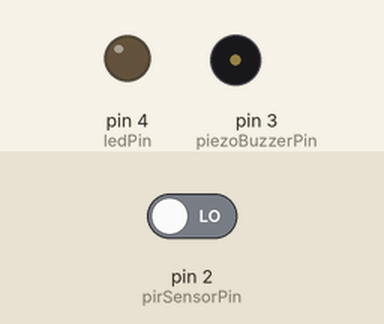
Bench run of a sketch on a simulated Arduino Uno, built with avr-gcc and run on an emulated ATmega328P. Shown: output pins drawn as LEDs (lit = HIGH), buzzer (waves = sounding). Dashed ring = blinking. Inputs (shaded band) come from the test bench; at power-on: pin 2 (pirSensorPin) LOW.

Above: at 6.2 s.
6.3 s: pin 2 (pirSensorPin) driven HIGH
At 6.55 s:
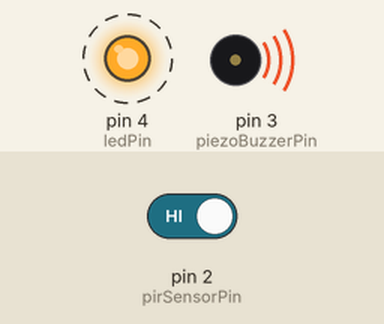
9.3 s: pin 2 (pirSensorPin) driven LOW
At 9.3 s:
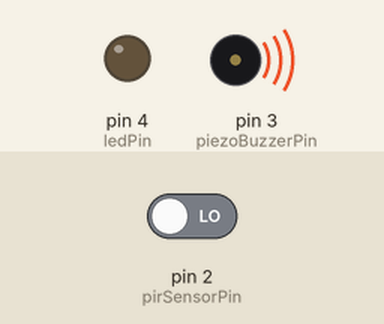
Timing chart, 0 to 12.3 s (numbered marks = the images above; inputs shaded):
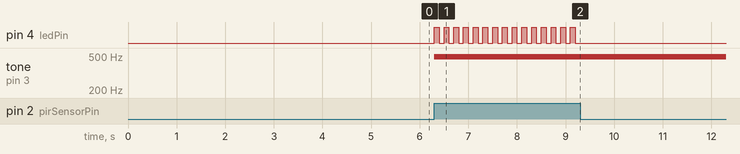

Measured:
- after the input at 6.3 s, pin 4 (ledPin): alternates HIGH for 0.10 s and LOW for 0.10 s, starting at once; tone on pin 3 (piezoBuzzerPin): silent → 490 Hz at once
- after the input at 9.3 s, pin 4 (ledPin): stops changing and stays LOW

The sketch:

Motion_Sensor.ino
```cpp
/*
  Arduino Motion Sensor

  Created: 3/11/2015
  By Gus
  Modified N/A
  By Gus

  http://arduinomylifeup.com/arduino-motion-sensor
*/


int ledPin = 4;                // Pin LED is connected to
int piezoBuzzerPin = 3;     // Pin Piezo Buzzer is connected to
int pirSensorPin = 2;               // PIN PIR Sensor is connected to

int motionDetected = LOW;             // Start MotionDetected as low (No motion detected)

void setup() {
  pinMode(ledPin, OUTPUT);      // declare LED as output
  pinMode(pirSensorPin, INPUT);     // declare the PIR sensor as input
  pinMode(piezoBuzzerPin, OUTPUT); //declare buzzer as output
  Serial.begin(9600); //Set serial out if we want debugging
  delay(5000); //Allow time for the PIR Sensor to callibrate
}

void loop(){
  motionDetected = digitalRead(pirSensorPin);  // Read the PIR sensor
  if(motionDetected == HIGH) //If motion detected
  {
    digitalWrite(ledPin, HIGH);
    analogWrite(piezoBuzzerPin, 200);
    delay(100);
    analogWrite(ledPin, LOW);
    analogWrite(piezoBuzzerPin, 25);
    delay(100);
  }
  digitalWrite(ledPin, LOW);
  digitalWrite(piezoBuzzerPin,LOW);
}
```
